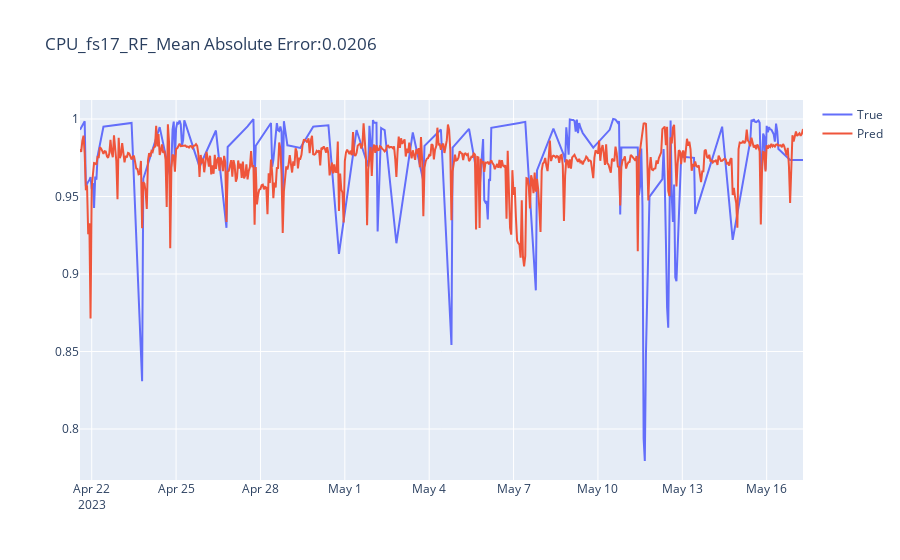

The code cell stored with this chart in its notebook:
### Code cell
#memory + ohe + выходной рабочий
TITLE = f'{NAME}_{server}_RF_Mean Absolute Error:{round(mae, 4)}'
#x = np.arange(0, 600)
fig = go.Figure()
fig.add_trace(go.Scatter(x = x, y = y_test, name = 'True'))
fig.add_trace(go.Scatter(x = x, y = y_pred_1, name = 'Pred'))
fig.update_layout(title = TITLE)
fig.show()
#import plotly.graph_objects as go

fig.write_html(f"sample/{NAME}/{TITLE}_{current_time}.html") # save as test.html
#help(go.Figure.write_html)

### Figure 1 — Plotly figure (JSON) as saved in the notebook; plotly's stock layout.template omitted (floating-point values rounded to 4 significant figures; data arrays with more than 128 entries replaced by an {"elided": "..."} marker saying what was removed)
{"data": [{"name": "True", "type": "scatter", "x": {"elided": "618 str values"}, "y": {"elided": "618 float values"}}, {"name": "Pred", "type": "scatter", "x": {"elided": "618 str values"}, "y": {"elided": "618 float values"}}], "layout": {"autosize": true, "title": {"text": "CPU_fs17_RF_Mean Absolute Error:0.0206"}, "xaxis": {"autorange": true, "range": ["2023-04-21 14:00", "2023-05-17 07:00"], "type": "date"}, "yaxis": {"autorange": true, "range": [0.7671, 1.012], "type": "linear"}}}
